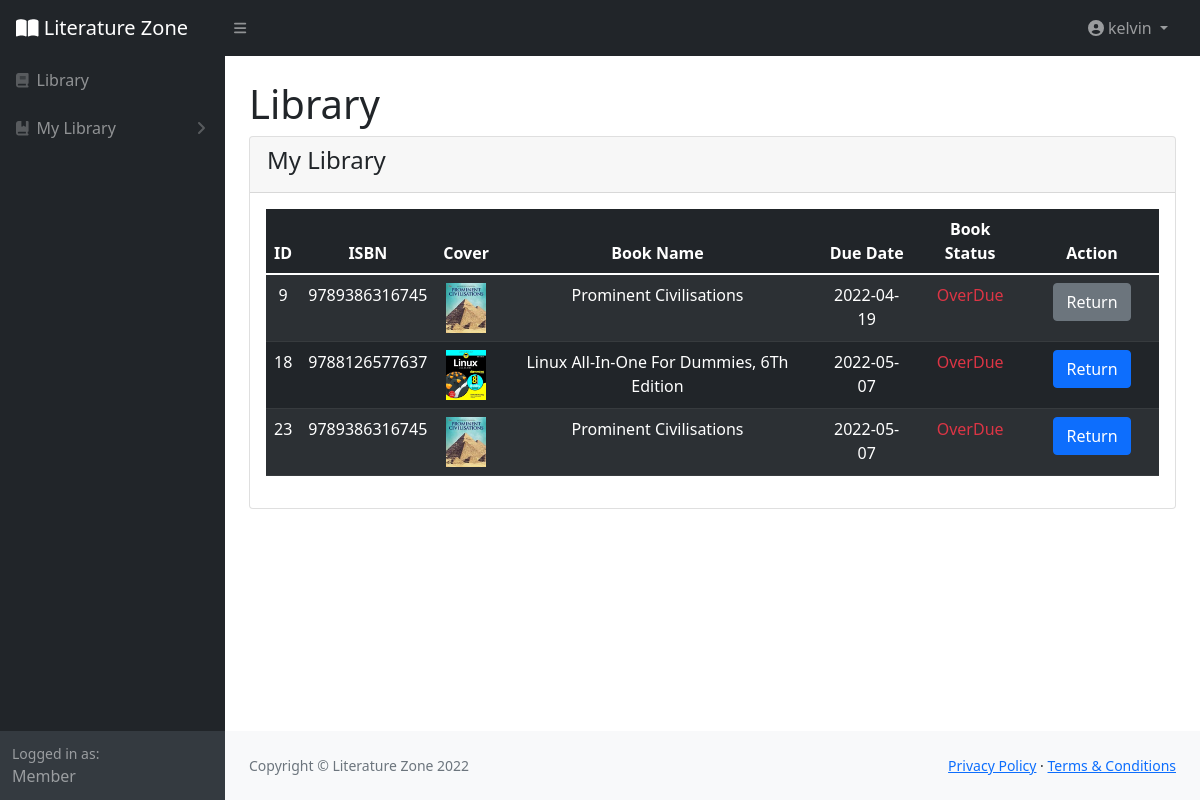
The page /MyLibrary.php (signed in) on the database its author committed.
### tables this page shows
CREATE TABLE `issuelog` (
  `LogID` int(11) NOT NULL,
  `IssueID` int(11) NOT NULL,
  `StartDate` date NOT NULL,
  `DueDate` date NOT NULL,
  `status` int(1) NOT NULL DEFAULT 0
);

CREATE TABLE `issue` (
  `IssueID` int(11) NOT NULL,
  `BookID` int(11) NOT NULL,
  `UserID` int(11) NOT NULL,
  `status` int(1) NOT NULL DEFAULT 0
);

CREATE TABLE `book` (
  `BookID` int(11) NOT NULL,
  `ISBN` varchar(17) NOT NULL,
  `BookImage` varchar(255) NOT NULL,
  `BookTitle` varchar(200) NOT NULL,
  `Author` varchar(50) NOT NULL,
  `CategoryID` int(11) NOT NULL,
  `Description` longtext NOT NULL,
  `Quantity` int(11) NOT NULL
);

### MyLibrary.php (the view, shortened to what this page needs)
<?php
    include("connect.php");
    $date = date('Y-m-d H:i:s');
    $UserID=$_SESSION["UserID"];
    $select="SELECT issuelog.LogID, user.UserID, issue.status, issuelog.DueDate, issue.IssueID, user.FullName, book.BookTitle, book.ISBN, book.BookImage FROM issuelog
LEFT JOIN issue On issue.IssueID=issuelog.IssueID
    INNER JOIN book ON book.BookID=issue.BookID
    INNER JOIN user ON issue.UserID=user.UserID
    WHERE user.UserID='$UserID' AND (issue.status=1 OR issue.status=2) ORDER BY issue.IssueID;";
    $result=mysqli_query($connect,$select);
?>
<!DOCTYPE html>
<html lang="en">
    <head>
        <link href="https://cdn.jsdelivr.net/npm/simple-datatables@latest/dist/style.css" rel="stylesheet" />
        <link href="css/styles.css" rel="stylesheet" />
        <link rel="stylesheet" type="text/css" href="css/all.min.css">
    </head>
    <body class="sb-nav-fixed">
        <?php include("MemberHeader.php");?>
        <?php include("MemberSidebar.php") ?>
            <div id="layoutSidenav_content">
                <main>
                    <div class="container-fluid px-4">
                        <h1 class="mt-4">Library</h1>
                        <div class="card mb-4">
                            <div class="card-header">
                                <form action="" method="POST">
        <table>
            <tr>
                <td class="float-left"><h4>My Library</h4></td>
            </tr>
        </table>
        </form>
                            </div>
                            <div class="card-body">
                                <table class="table table-dark table-striped">
        <thead>
            <tr>
                <th scope="col" class="text-center">ID</th>
                <th scope="col" class="text-center">ISBN</th>
                <th scope="col" class="text-center">Cover</th>
                <th scope="col" class="text-center">Book Name</th>
                <th scope="col" class="text-center">Due Date</th>
                <th scope="col" class="text-center">Book Status</th>
                <th scope="col" class="text-center">Action</th>
            </tr>
        </thead>
        <tbody>
            <?php while ($row = mysqli_fetch_object($result)) {  ?>
            <tr>
                    <td class="text-center"><?php echo $row->IssueID;?></td>
                    <td class="text-center"><?php echo $row->ISBN;?></td>
                    <td class="text-center"><?php echo "<img src='uploads/".$row->BookImage."' width='40' height='50'>";?></td>
                    <td class="text-center"><?php echo $row->BookTitle;?></td>
                    <td class="text-center"><?php echo $row->DueDate;?></td>
                    <td class="text-center"><?php if ($date>$row->DueDate) {
                        echo "<label class='text-danger'>OverDue</label>";
                    } else{
                        echo "<label class='text-success'>Available</label>";
                    } ?></td>
                    <td width="15%" class="text-center">
                        <?php if ($row->status==2) {
                            echo '<a class="btn btn-secondary" href="#">Return</a>';
                        }
                        else{
                            echo '<a class="btn btn-primary" href="Return.php?IssueID='. $row->IssueID.'">Return</a>';
                        } ?>
                    </tr>
            <?php } ?>
        </tbody>
        </table>
                            </div>
                        </div>
                    </div>
                </main>
                <?php include("Footer.php"); ?>
            </div>
        </div>
    </body>
</html>

### rows shown on the page
issuelog: IssueID.IssueID "9", book.ISBN "9789386316745", book.BookImage (picture), book.BookTitle "Prominent Civilisations", DueDate "2022-04-19", shows "OverDue", shows "Return"
issuelog: IssueID.IssueID "18", book.ISBN "9788126577637", book.BookImage (picture), book.BookTitle "Linux All-In-One For Dummies, 6Th Edition", DueDate "2022-05-07", shows "OverDue"
issuelog: IssueID.IssueID "23", book.ISBN "9789386316745", book.BookImage (picture), book.BookTitle "Prominent Civilisations", DueDate "2022-05-07", shows "OverDue"

### other values the page prints
$_SESSION["Username"] "kelvin"
